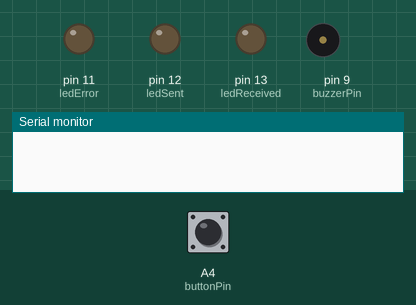
The sketch below on a simulated Arduino Uno, built with avr-gcc and run on an emulated ATmega328P. On the bench: output pins drawn as LEDs (lit = HIGH), buzzer (waves = sounding, pin HIGH), the last lines printed to the serial monitor. Dashed ring = blinking. The test bench sets the inputs (shaded band); at power-on: A4 (buttonPin) HIGH.

Above: at 1.2 s.
1.3 s: A4 (buttonPin) pulled LOW for 0.15 s
At 1.4 s:
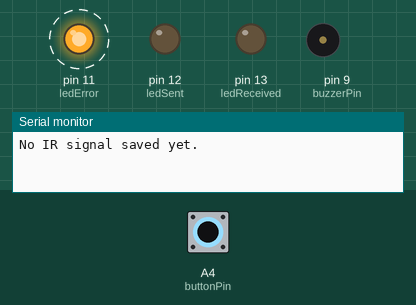
Timing chart, 0 to 4.3 s (numbered marks = the images above; inputs shaded):
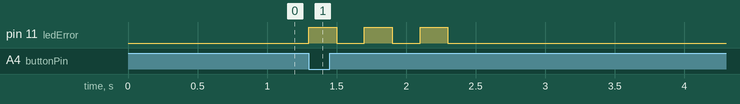

Measured:
- after the input at 1.3 s, pin 11 (ledError): alternates HIGH for 0.20 s and LOW for 0.20 s, 6 changes in all, then stays LOW, starting at once

The sketch:

IR_buzzer.ino
```cpp
#include <IRremote.h>

const int irRxPin = 7;
const int irTxPin = 4;
const int buzzerPin = 9;
const int buttonPin = A4;

const int ledReceived = 13;
const int ledSent = 12;
const int ledError = 11;

IRrecv irrecv(irRxPin);
IRsend irsend(irTxPin);
decode_results results;

unsigned int *rawData = nullptr;
unsigned int rawLen = 0;
bool hasSignal = false;

void setup() {
  Serial.begin(9600);
  irrecv.enableIRIn();

  pinMode(buzzerPin, OUTPUT);
  pinMode(buttonPin, INPUT_PULLUP);  // Button pressed = LOW
  pinMode(ledReceived, OUTPUT);
  pinMode(ledSent, OUTPUT);
  pinMode(ledError, OUTPUT);

  digitalWrite(ledReceived, LOW);
  digitalWrite(ledSent, LOW);
  digitalWrite(ledError, LOW);
}

void loop() {
  if (irrecv.decode(&results)) {
    tone(buzzerPin, 1500, 150);
    blinkLED(ledReceived, 2, 100);

    // Free old buffer if any
    if (rawData != nullptr) {
      free(rawData);
      rawData = nullptr;
    }

    rawLen = results.rawlen;
    rawData = (unsigned int *)malloc(rawLen * sizeof(unsigned int));
    if (rawData != nullptr) {
      for (unsigned int i = 0; i < rawLen; i++) {
        rawData[i] = results.rawbuf[i];
      }
      hasSignal = true;
      Serial.println("IR signal saved!");
    } else {
      Serial.println("Memory allocation failed!");
      hasSignal = false;
    }

    irrecv.resume();
  }

  if (digitalRead(buttonPin) == LOW) {
    if (hasSignal) {
      Serial.println("Transmitting saved IR signal...");
      irsend.sendRaw(rawData, rawLen, 38);
      tone(buzzerPin, 1000, 150);
      blinkLED(ledSent, 3, 100);
    } else {
      Serial.println("No IR signal saved yet.");
      blinkLED(ledError, 3, 200);
    }

    while (digitalRead(buttonPin) == LOW) {
      delay(10);
    }
  }
}

void blinkLED(int pin, int times, int delayMs) {
  for (int i = 0; i < times; i++) {
    digitalWrite(pin, HIGH);
    delay(delayMs);
    digitalWrite(pin, LOW);
    delay(delayMs);
  }
}
```
